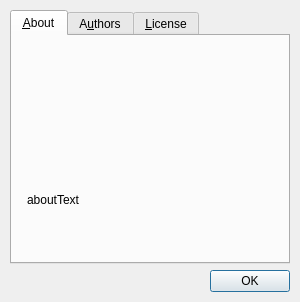
<?xml version="1.0" encoding="UTF-8"?>
<ui version="4.0">
 <class>AboutDialog</class>
 <widget class="QDialog" name="AboutDialog">
  <property name="geometry">
   <rect>
    <x>0</x>
    <y>0</y>
    <width>300</width>
    <height>302</height>
   </rect>
  </property>
  <property name="windowTitle">
   <string>About MMapper</string>
  </property>
  <layout class="QVBoxLayout" name="aboutLayout">
   <property name="spacing">
    <number>6</number>
   </property>
   <property name="leftMargin">
    <number>10</number>
   </property>
   <property name="topMargin">
    <number>10</number>
   </property>
   <property name="rightMargin">
    <number>10</number>
   </property>
   <property name="bottomMargin">
    <number>10</number>
   </property>
   <item>
    <widget class="QTabWidget" name="tabWidget">
     <property name="currentIndex">
      <number>0</number>
     </property>
     <widget class="QWidget" name="aboutTab">
      <attribute name="title">
       <string>&amp;About</string>
      </attribute>
      <layout class="QVBoxLayout" name="aboutTabLayout">
       <property name="spacing">
        <number>6</number>
       </property>
       <property name="leftMargin">
        <number>15</number>
       </property>
       <property name="topMargin">
        <number>15</number>
       </property>
       <property name="rightMargin">
        <number>15</number>
       </property>
       <property name="bottomMargin">
        <number>15</number>
       </property>
       <item>
        <widget class="QLabel" name="pixmapLabel">
         <property name="text">
          <string/>
         </property>
         <property name="pixmap">
          <pixmap resource="../resources/mmapper2.qrc">:/pixmaps/splash20.png</pixmap>
         </property>
         <property name="alignment">
          <set>Qt::AlignCenter</set>
         </property>
        </widget>
       </item>
       <item>
        <widget class="QLabel" name="aboutText">
         <property name="text">
          <string>aboutText</string>
         </property>
        </widget>
       </item>
      </layout>
     </widget>
     <widget class="QWidget" name="authorsTab">
      <attribute name="title">
       <string>A&amp;uthors</string>
      </attribute>
      <layout class="QHBoxLayout" name="authorsTabLayout">
       <property name="spacing">
        <number>6</number>
       </property>
       <property name="leftMargin">
        <number>10</number>
       </property>
       <property name="topMargin">
        <number>10</number>
       </property>
       <property name="rightMargin">
        <number>10</number>
       </property>
       <property name="bottomMargin">
        <number>10</number>
       </property>
       <item>
        <widget class="QTextBrowser" name="authorsView"/>
       </item>
      </layout>
     </widget>
     <widget class="QWidget" name="licenseTab">
      <attribute name="title">
       <string>&amp;License</string>
      </attribute>
      <layout class="QHBoxLayout" name="licenseTabLayout">
       <property name="spacing">
        <number>6</number>
       </property>
       <property name="leftMargin">
        <number>10</number>
       </property>
       <property name="topMargin">
        <number>10</number>
       </property>
       <property name="rightMargin">
        <number>10</number>
       </property>
       <property name="bottomMargin">
        <number>10</number>
       </property>
       <item>
        <widget class="QTextBrowser" name="licenseView"/>
       </item>
      </layout>
     </widget>
    </widget>
   </item>
   <item>
    <widget class="QDialogButtonBox" name="buttonBox">
     <property name="orientation">
      <enum>Qt::Horizontal</enum>
     </property>
     <property name="standardButtons">
      <set>QDialogButtonBox::Ok</set>
     </property>
    </widget>
   </item>
  </layout>
 </widget>
 <resources>
  <include location="../resources/mmapper2.qrc"/>
 </resources>
 <connections>
  <connection>
   <sender>buttonBox</sender>
   <signal>accepted()</signal>
   <receiver>AboutDialog</receiver>
   <slot>accept()</slot>
   <hints>
    <hint type="sourcelabel">
     <x>248</x>
     <y>254</y>
    </hint>
    <hint type="destinationlabel">
     <x>157</x>
     <y>274</y>
    </hint>
   </hints>
  </connection>
  <connection>
   <sender>buttonBox</sender>
   <signal>rejected()</signal>
   <receiver>AboutDialog</receiver>
   <slot>reject()</slot>
   <hints>
    <hint type="sourcelabel">
     <x>316</x>
     <y>260</y>
    </hint>
    <hint type="destinationlabel">
     <x>286</x>
     <y>274</y>
    </hint>
   </hints>
  </connection>
 </connections>
</ui>
